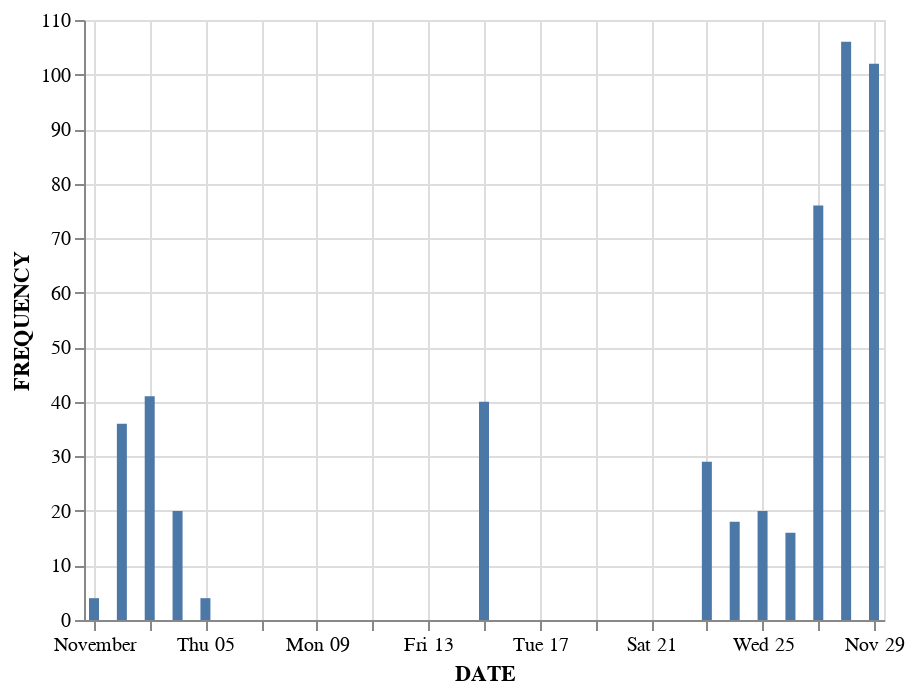

Notebook code cell kept with this figure:
### Markdown cell above
#### WASHER

### Code cell
temp = laundryAnalaysis.copy()
temp['WASHER_NO'] = temp['WASHER_NO'].apply(lambda x: 1)
temp['DRYER_NO'] = temp['DRYER_NO'].apply(lambda x: 1)
temp['MONTH'] = temp['DATE'].dt.month

a = temp[temp['MONTH']==11].groupby(['DATE','WASHER_NO']).size().unstack()
a.reset_index(inplace=True)
a.rename(columns={'DATE': 'DATE', 1: 'FREQUENCY'}, inplace=True)

print('Frequency of washer used per month is: ', a['FREQUENCY'].sum())
alt.Chart(a).mark_bar().encode(
    x='DATE',
    y='FREQUENCY',
)

### Figure 1 — Vega-Lite specification as saved in the notebook (floating-point values rounded to 4 significant figures)
{"config": {"view": {"continuousWidth": 400, "continuousHeight": 300}}, "data": {"name": "data-a4cdd16d260a538abf0dc5306d235488"}, "mark": "bar", "encoding": {"x": {"type": "temporal", "field": "DATE"}, "y": {"type": "quantitative", "field": "FREQUENCY"}}, "$schema": "https://vega.github.io/schema/vega-lite/v4.8.1.json", "datasets": {"data-a4cdd16d260a538abf0dc5306d235488": [{"DATE": "2015-11-01T00:00:00", "FREQUENCY": 4}, {"DATE": "2015-11-02T00:00:00", "FREQUENCY": 36}, {"DATE": "2015-11-03T00:00:00", "FREQUENCY": 41}, {"DATE": "2015-11-04T00:00:00", "FREQUENCY": 20}, {"DATE": "2015-11-05T00:00:00", "FREQUENCY": 4}, {"DATE": "2015-11-15T00:00:00", "FREQUENCY": 40}, {"DATE": "2015-11-23T00:00:00", "FREQUENCY": 29}, {"DATE": "2015-11-24T00:00:00", "FREQUENCY": 18}, {"DATE": "2015-11-25T00:00:00", "FREQUENCY": 20}, {"DATE": "2015-11-26T00:00:00", "FREQUENCY": 16}, {"DATE": "2015-11-27T00:00:00", "FREQUENCY": 76}, {"DATE": "2015-11-28T00:00:00", "FREQUENCY": 106}, {"DATE": "2015-11-29T00:00:00", "FREQUENCY": 102}]}}
